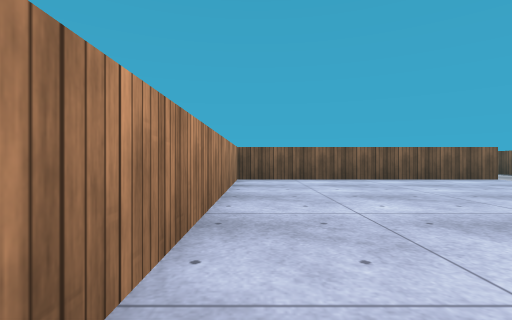
View 1 (above)

20 first-person views from a walk through a 3-D level made in the Unity game engine. The camera is 0.55 m above the floor, looks level and sees 85° across. The floor is counted in squares, 1 m on a side. Each view is taken from the middle of a square. On the plan, view 1 faces up. The plan holds only what a view shows up to about 9 squares ahead; the rest is blank. The player is left out. Surface patterns are stand-ins for the level's own textures.

View 2
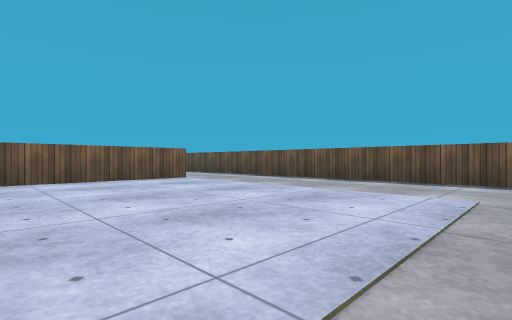

View 3
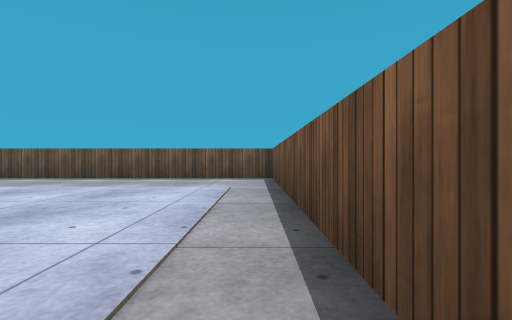

View 4
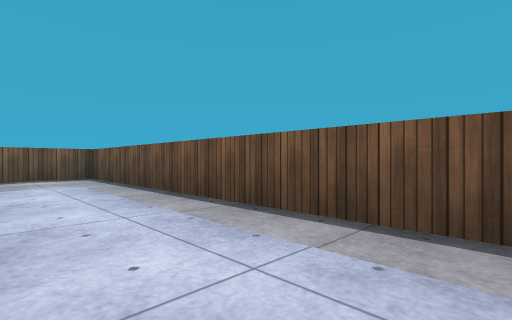

View 5
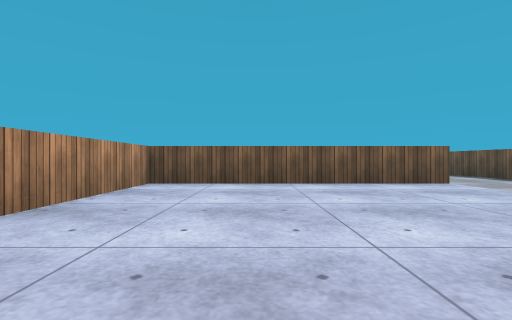

View 6
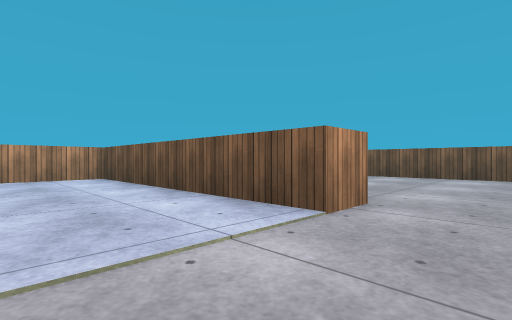

View 7
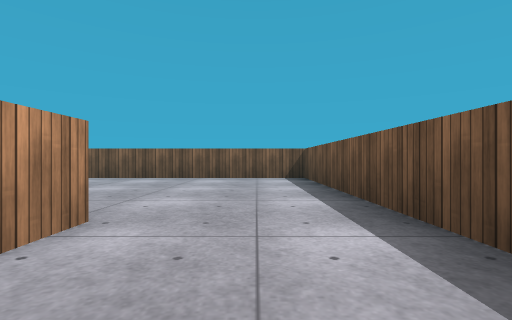

View 8
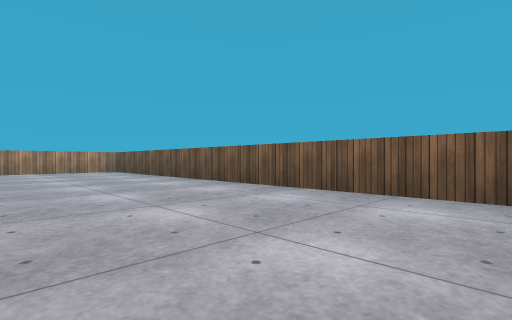

View 9
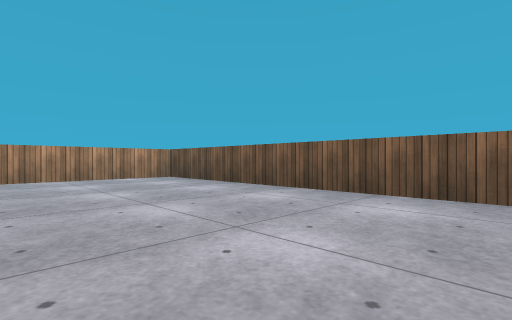

View 10
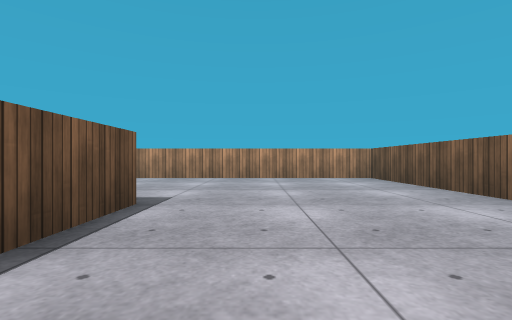

View 11
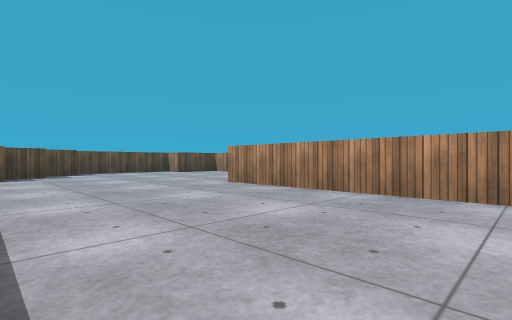

View 12
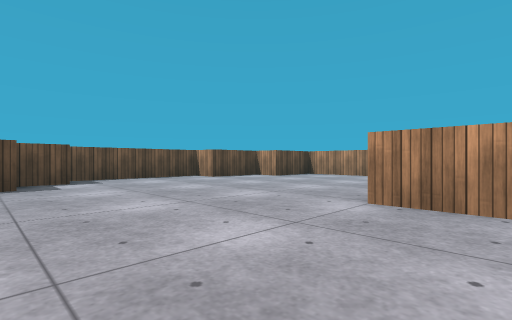

View 13
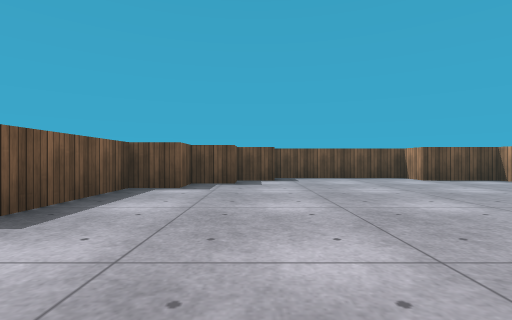

View 14
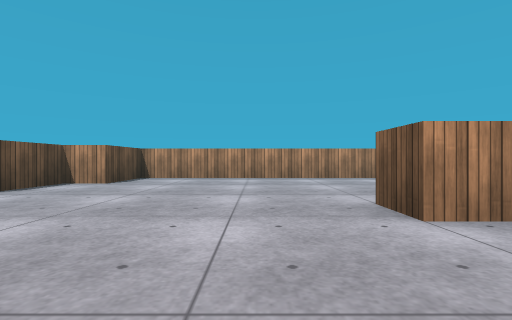

View 15
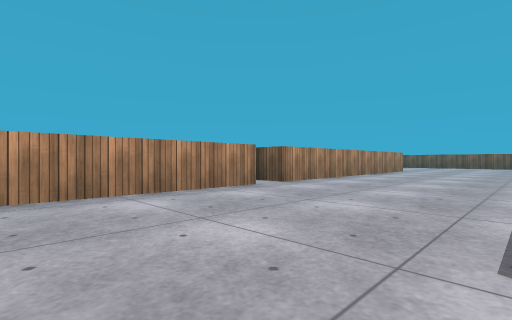

View 16
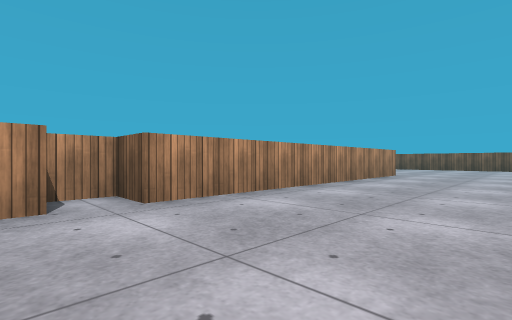

View 17
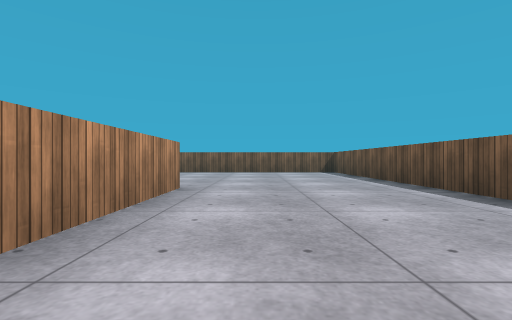

View 18
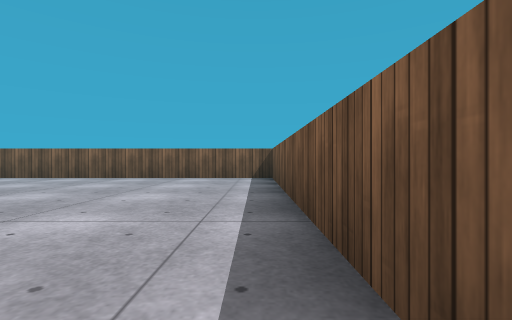

View 19
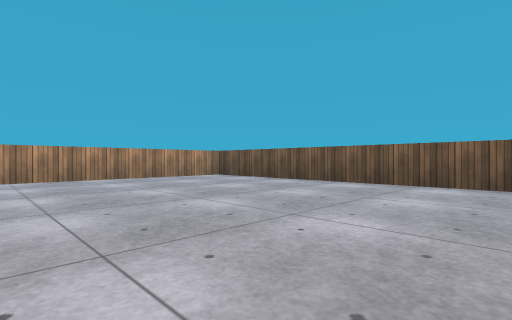

View 20
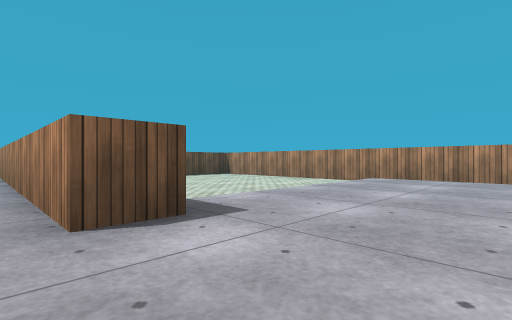

### Floor plan
Points are (right, up) in squares from view 1. A wall is a line through its corners. A room is listed if a view was taken in it or the views show most of it. See-through windows are left out.
Room 1 (views 1, 2, 3, 4, 5, 6, 7)
walls: (6.5, 8.5) (6.5, 7.5) (-0.5, 7.5) (-0.5, 0.5); (0, -0.5) (9.5, -0.5) (9.5, 8.5)
ways out: opening at (8, 9) to room 2
Room 2 (views 8, 9, 10, 11, 12, 13, 14, 15, 16, 17, 18, 19, 20)
walls: (-8.5, 15.8) (-8.5, 24.2); (-13.5, 7.5) (-13.5, -0.5) (-11.5, -0.5) (-11.5, -1.5) (-9.5, -1.5) (-9.5, -2.5) (-5.5, -2.5); (-2.5, 9.5) (-0.6, 9.5); (-14.5, 17.5) (-13.5, 17.5) (-13.5, 8.5) (-14.5, 8.5) (-14.5, 7.6); (-8.4, 24.5) (-19.2, 24.5); (-5.5, -1.5) (-4.5, -1.5) (-4.5, -0.5) (-3.5, -0.5) (-3.5, 0.5) (-2.5, 0.5) (-2.5, 3.4); (-21.5, 22.2) (-21.5, 15.8); (9.5, 8.5) (9.5, 14.5) (-7.5, 14.5) (-7.5, 4.5) (-8.5, 4.5)
ways out: opening at (8, 9) to room 1

Positions as (right, up) in squares from view 1, and headings:
1: (0, 0), facing up
2: (2, 0), facing up-right
3: (1, 0), facing right
4: (0, 2), facing down-right
5: (2, 1), facing up
6: (8, 5), facing up-left
7: (8, 6), facing up
8: (6, 10), facing up-left
9: (1, 10), facing up-left
10: (1, 11), facing left
11: (-3, 10), facing down-left
12: (-4, 6), facing down-left
13: (-5, 6), facing down
14: (-5, 3), facing left
15: (-9, 3), facing up-left
16: (-10, 7), facing up-left
17: (-12, 12), facing up
18: (-9, 16), facing up
19: (-13, 18), facing up-left
20: (-13, 20), facing down-left
